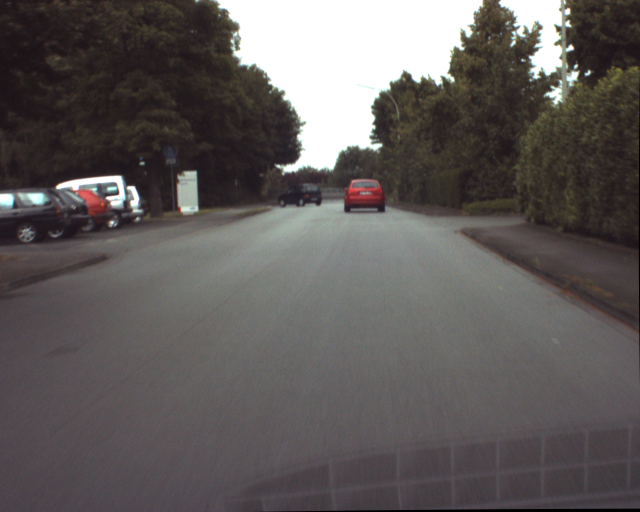
%> input picture 1st_semester/CV/Lab4/Lab4_testimages/ur_c_s_03a_01_L_0376.png, 1280 x 1024 px (shown at 1/2 size)
$ octave --eval "segment_dark_car('../Lab4_testimages/ur_c_s_03a_01_L_0376.png');"   (GNU Octave 9; MATLAB toolbox functions it lacks are replaced by stand-ins)
%> lines starting %> are read from the running program, lines starting %| are printed output that depends on the picture
function segment_dark_car(image_files)
    % Select the dark car area in the first image and compute mean and std of Hue
    img = imread('../Lab4_testimages/ur_c_s_03a_01_L_0376.png');
%> img is the input picture: size 1024x1280x3 uint8; mean R, G, B 95.5, 90.9, 90
    hsv_img = rgb2hsv(img);
%> hsv_img: size 1024x1280x3 double; mean H, S, V 0.427, 0.126, 0.379
    hue = hsv_img(:, :, 1);
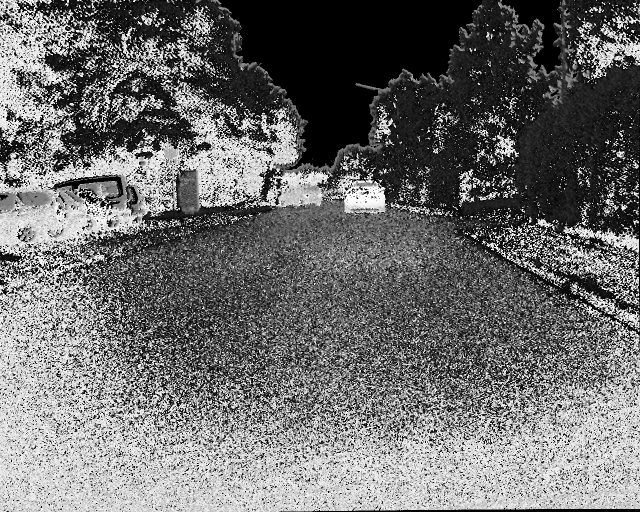
%> hue: size 1024x1280 double (shown at 1/2 size); min 0, max 0.999, mean 0.427

    % Select the region corresponding to the dark car
    dark_car_area = hue(390:400, 575:595);
    m = mean(dark_car_area(:));
%> m = 0.774
    s = std(dark_car_area(:));
%> s = 0.0521

    % Perform segmentation for all 6 images
    for i = 1:length(image_files)
%> (the run ends here)
